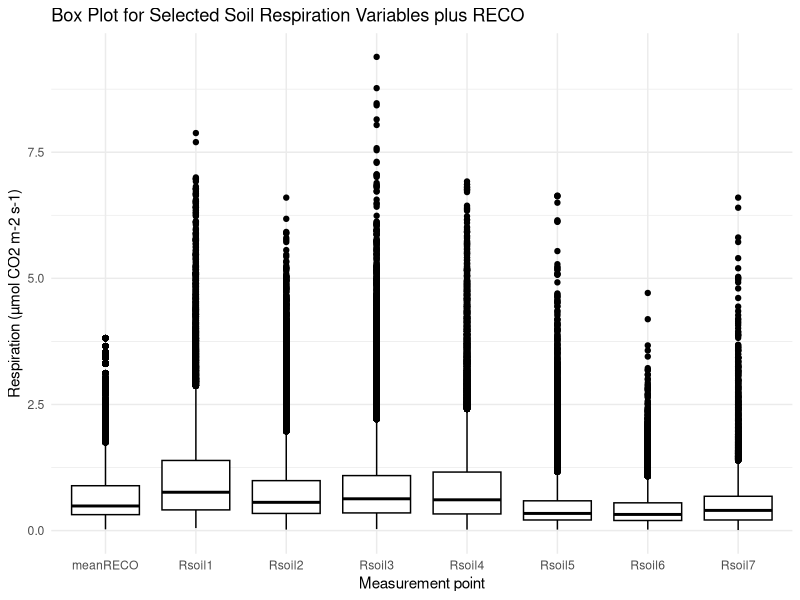
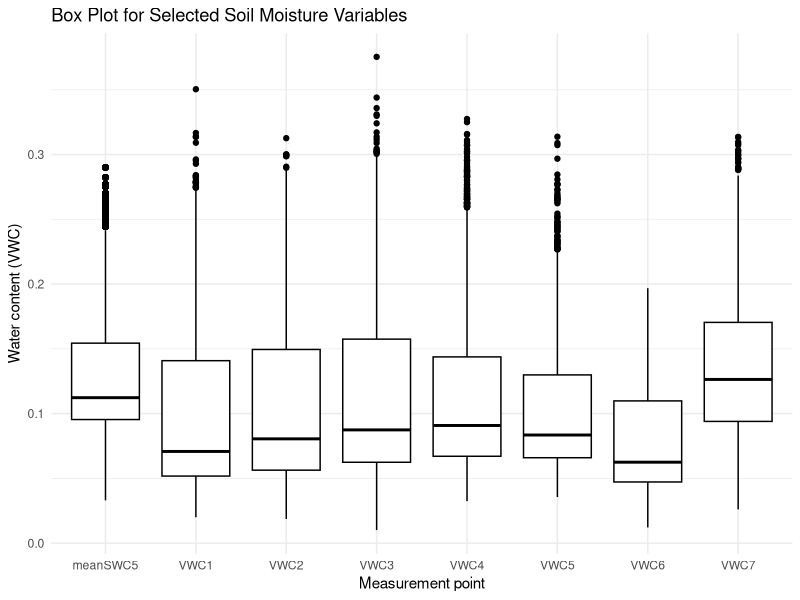
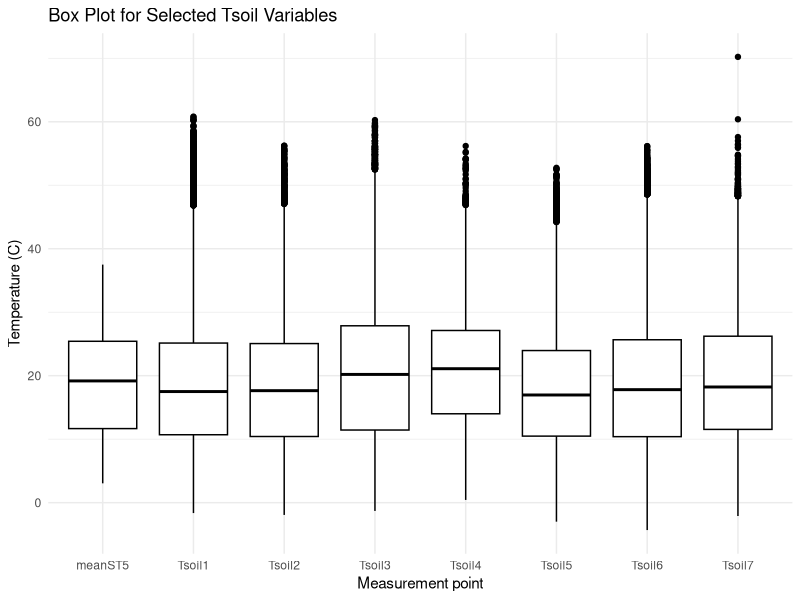
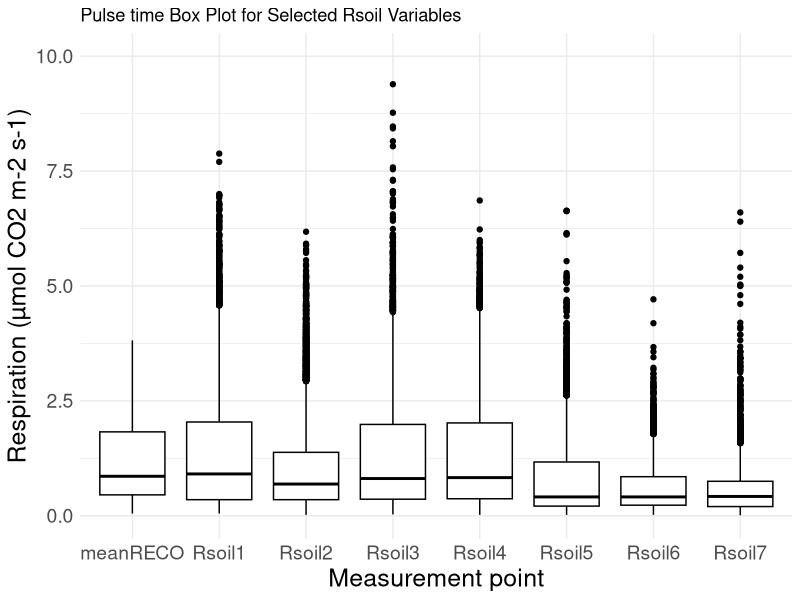
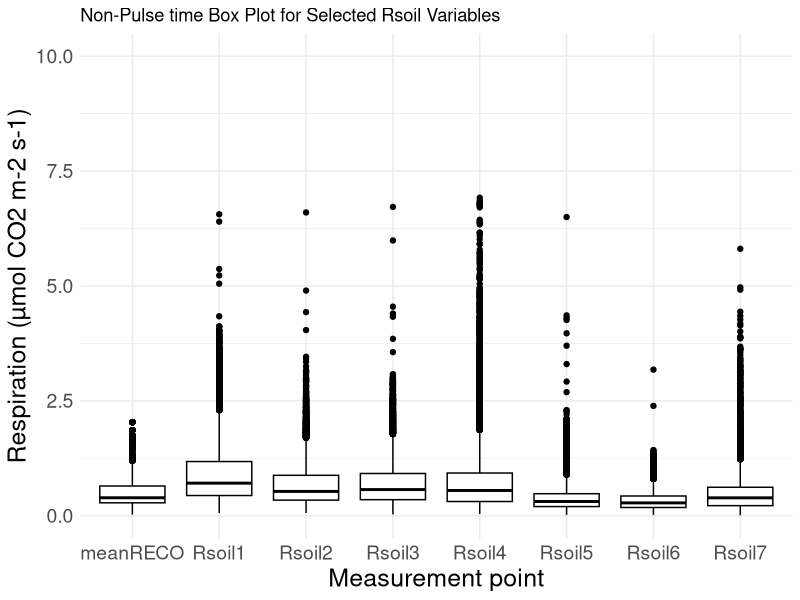
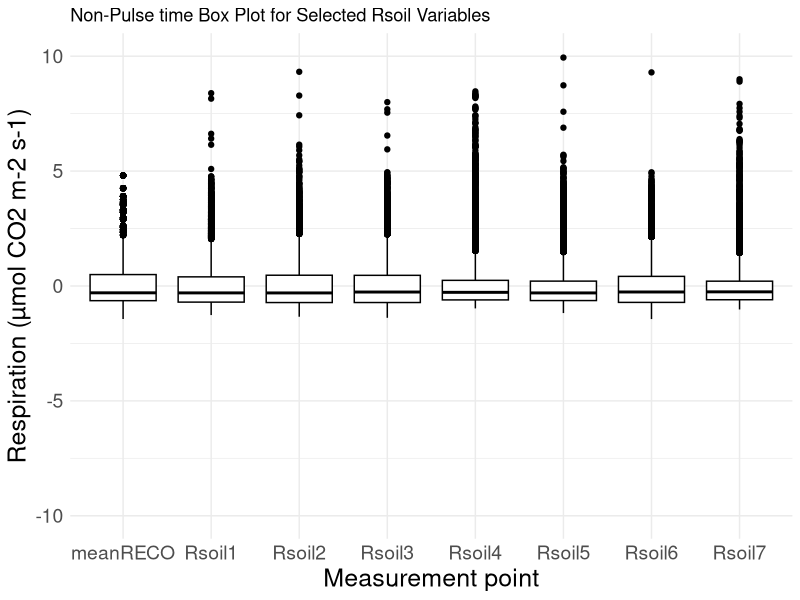

These charts were generated, in order, by the following R code: (Note: this script raises an error after producing the figures.)

library(dplyr)
library(tidyr)
library(tidyverse)
library(lubridate)
library(ggplot2)
library(units)

#Read TowerFlux data with information about pulse length in it

pulsedefinitions<- read.csv("data/years_sum1_DM.csv", 
                            header=TRUE, na.strings = "NaN") %>%
#retain only variables that I'm interested in.
    select(date,days_since_rain_event,max_pulse_duration, sum_R, meanSWC5, meanST5, meanGPP, meanRECO) %>%
  mutate(pulseIND = days_since_rain_event < max_pulse_duration)  %>%
  mutate(meanSWC5 = as.numeric(meanSWC5)/100) %>%
  mutate(meanST5 = as.numeric(meanST5))  %>%
  mutate(meanGPP = as.numeric(meanGPP))%>%
  #converting RECO into µmol_CO2_m2_s
  mutate(meanRECO = as.numeric(meanRECO)*(1 / 12) * (1 / 1e-6) * (1 / 86400)) 

#read soil chamber data provided by Russ Scott
CH_USWkg17_20 <- read.csv("data/KN_soil_resp17_20_longHead.csv", header=TRUE, na.strings="NaN", skip=0)
#check date format
CH_USWkg17_20$date = as.Date(paste(CH_USWkg17_20$Year+2000, CH_USWkg17_20$DOY, sep = "-"), format = "%Y-%j")

  # Merge data frames by date
Cham_USWKG_pulsedata <- CH_USWkg17_20 %>%
  left_join(mutate(pulsedefinitions, date = as.Date(date)), by = "date")

  
 RchamberVariables= colnames(Cham_USWKG_pulsedata)
 #column names of the orinal file contains non-standard labeling
 # [1] "date"                        "Year"                        "DOY"                        
 # [4] "Port.1Soil.Resp.um.co2.m2.s" "Port.1VWC"                   "Port.1Soil.Temp.deg.C"      
 # [7] "Port.2soil.respum.co2.m2.s"  "Port.2VWC"                   "Port.2Soil.Temp.deg.C"      
 # [10] "Port.3soil.respum.co2.m2.s"  "Port.3VWC"                   "Port.3Soil.Temp.deg.C"      
 # [13] "Port.4Soil.Resp.um.co2.m2.s" "Por4VWC"                     "Port.4Soil.Temp.deg.C"      
 # [16] "Port.5soil.respum.co2.m2.s"  "Port.5VWC"                   "Port.5Soil.Temp.deg.C"      
 # [19] "Port.6soil.respum.co2.m2.s"  "Port.6VWC"                   "Port.6Soil.Temp.deg.C"      
 # [22] "Port.7soil.respum.co2.m2.s"  "Port.7VWC"                   "Port.7Soil.Temp.deg.C"      
 # [25] "days_since_rain_event"       "max_pulse_duration"          "sum_R"                      
 # [28] "meanSWC5"                    "meanST5"                     "meanGPP"                    
 # [31] "pulseIND"
 
 #Create new column names
 #
 #.    WARNING THIS CHANGES THE COLUMN NAMES BASED ON THE ORDER THEY ARE READ
 #          CHECK THEM!
 
 newnames = c("Year",	"DOY",	"Rsoil1",	"VWC1",	"Tsoil1",	"Rsoil2",	"VWC2",	"Tsoil2",	
 "Rsoil3",	"VWC3",	"Tsoil3",	"Rsoil4",	"VWC4",	"Tsoil4",	 "Rsoil5",	"VWC5",	"Tsoil5",	
 "Rsoil6",	"VWC6",	"Tsoil6",	"Rsoil7",	"VWC7",	"Tsoil7","date",	"days_since_rain_event",
 "max_pulse_duration",	"sum_R",	"meanSWC5",	"meanST5",	"meanGPP", "meanRECO",	"pulseIND")
 
 
 column_units = list("years",	"days",	"µmol_CO2_m2_s",	"VWC",	"degC",	"µmol_CO2_m2_s",	"VWC",	"degC",
                     "µmol_CO2_m2_s",	 "VWC",	"degC",	"µmol_CO2_m2_s",	"VWC",	"degC",	"µmol_CO2_m2_s",	
                     "VWC",	"degC",	"µmol_CO2_m2_s",	"VWC",	"degC","days",	 "µmol_CO2_m2_s",	"VWC",	"degC",	
                     "days",	"days",	"mm",	"VWC",	"degC",	"gCmd","µmol_CO2_m2_s",	"TF")
 
 for (col in names(column_units)) {
   Cham_USWKG_pulsedata[[col]] <- set_units(Cham_USWKG_pulsedata[[col]], column_units[[col]])
 }
  
 colnames(Cham_USWKG_pulsedata) <- newnames
 
 Cham_USWKG_pulsedata <- Cham_USWKG_pulsedata %>%
   mutate(Rsoil1 = ifelse(Rsoil1 < 0, NA, Rsoil1),
          Rsoil1 = ifelse(is.na(Rsoil1), NA, Rsoil1),
          Rsoil2 = ifelse(Rsoil2 < 0, NA, Rsoil2),
          Rsoil2 = ifelse(is.na(Rsoil2), NA, Rsoil2),
          Rsoil3 = ifelse(Rsoil3 < 0, NA, Rsoil3),
          Rsoil3 = ifelse(is.na(Rsoil3), NA, Rsoil3),
          Rsoil4 = ifelse(Rsoil4 < 0, NA, Rsoil4),
          Rsoil4 = ifelse(is.na(Rsoil4), NA, Rsoil4),
          Rsoil5 = ifelse(Rsoil5 < 0, NA, Rsoil5),
          Rsoil5 = ifelse(is.na(Rsoil5), NA, Rsoil5),
          Rsoil6 = ifelse(Rsoil6 < 0, NA, Rsoil6),
          Rsoil6 = ifelse(is.na(Rsoil6), NA, Rsoil6),
          Rsoil7 = ifelse(Rsoil7 < 0, NA, Rsoil7),
          Rsoil7 = ifelse(is.na(Rsoil7), NA, Rsoil7))
 
 Cham_USWKG_PULSETIME <- Cham_USWKG_pulsedata[Cham_USWKG_pulsedata$days_since_rain_event <= Cham_USWKG_pulsedata$max_pulse_duration, ]
 Cham_USWKG_NON_PULSETIME <- Cham_USWKG_pulsedata[Cham_USWKG_pulsedata$days_since_rain_event > Cham_USWKG_pulsedata$max_pulse_duration, ]
 
 ####
 ## Chamber 1
 ####
 
 #PULSETIME set up columns to pull to run the model for chamber 1
 Cham1 <- c("meanGPP", "Rsoil1", "VWC1", "Tsoil1")
 subset_Cham1P_holes <- Cham_USWKG_PULSETIME[, Cham1]
 complete_rows <- complete.cases(subset_Cham1P_holes)
 subset_Cham1P = subset_Cham1P_holes[complete_rows, ]
 
 #PULSETIME Assign variables
 meanSWC5_P <- subset_Cham1P$VWC1
 meanST5_P <- subset_Cham1P$Tsoil1
 meanGPP_P <- subset_Cham1P$meanGPP
 GPPmax_P <- max(subset_Cham1P$meanGPP)
 
 # Fit model
 Param_model4_P_CH1 <- nls(Rsoil1 ~ Fref*((meanGPP_P/GPPmax_P +n)/1+n) *
                          (1-c4*(0.1-meanSWC5_P)^2)*exp(b4*meanST5_P), 
                        data = subset_Cham1P,
                        start = list(Fref=0.75, c4=56.54, b4=0.04, n=0.84),
                        control = nls.control(maxiter = 1000, minFactor = 0.01)
 )
 Summary_Model4_P_CH1 = summary(Param_model4_P_CH1)
 estimates_P_CH1 <- coef(Summary_Model4_P_CH1)
 
 #NON-PULSETIME set up columns to pull to run the model for chamber 1
 subset_Cham1NP_holes <- Cham_USWKG_NON_PULSETIME[, Cham1]
 complete_rowsNP <- complete.cases(subset_Cham1NP_holes)
 subset_Cham1NP = subset_Cham1NP_holes[complete_rowsNP, ]
 
 #NON-PULSETIME Assign variables
 meanSWC5_NP <- subset_Cham1NP$VWC1
 meanST5_NP <- subset_Cham1NP$Tsoil1
 meanGPP_NP <- subset_Cham1NP$meanGPP
 GPPmax_NP <- max(subset_Cham1NP$meanGPP)
 
 
 # Fit model
 Param_model4_NP_CH1 <- nls(Rsoil1 ~ Fref*((meanGPP_NP/GPPmax_NP +n)/1+n) *
                             (1-c4*(0.1-meanSWC5_NP)^2)*exp(b4*meanST5_NP), 
                           data = subset_Cham1NP,
                           start = list(Fref=0.75, c4=56.54, b4=0.04, n=0.84),
                           control = nls.control(maxiter = 1000, minFactor = 0.01)
 )
 Summary_Model4_NP_CH1 = summary(Param_model4_NP_CH1)
 estimates_NP_CH1 <- coef(Summary_Model4_NP_CH1)
 
#### Chamber 1 summaries
 Summary_Model4_NP_CH1
 Summary_Model4_P_CH1
 
  # 
  # # Create a directory to save the PNG files
  # dir.create("KN_Chamber_plot")
  #   # Loop through variables and plot each as a time series
  # for (col in names(Cham_USWKG_pulsedata)[-1]) {
  #   p <- ggplot(Cham_USWKG_pulsedata, aes(x = date, y = .data[[col]])) +
  #     geom_line() +
  #     labs(title = paste0("KNCham_time_", col))
  #   print(p)
  # 
  #   # Save plot as PNG
  #   filename <- paste0("KN_Chamber_plot/", col, ".png")
  #   ggsave(filename, plot = p)
  # }
  # 
  # for (col in names(Cham_USWKG_pulsedata)[-1]) {
  #   p <- ggplot(Cham_USWKG_pulsedata, aes(x = date, y = .data[[col]])) +
  #     geom_boxplot() +
  #     labs(title = paste0("KNCham_BOX_", col))
  #   print(p)
  # 
  #   # Save plot as PNG
  #   filename <- paste0("KN_Chamber_plot/", col, ".png")
  #   ggsave(filename, plot = p)
  # }
  # 
  
  # Select the 7 variables you want to plot
  RsoilPlot <- c("meanRECO", "Rsoil1", "Rsoil2", "Rsoil3", "Rsoil4", "Rsoil5", "Rsoil6", "Rsoil7")
    VWCPlot <- c("meanSWC5", "VWC1", "VWC2", "VWC3", "VWC4", "VWC5", "VWC6", "VWC7")
    TsoilPlot <- c("meanST5", "Tsoil1", "Tsoil2", "Tsoil3", "Tsoil4", "Tsoil5", "Tsoil6", "Tsoil7")
  
    # Subset the dataframe to include only the selected variables
    subset_Rsoil <- Cham_USWKG_pulsedata[, RsoilPlot]
    subset_VWC <- Cham_USWKG_pulsedata[, VWCPlot]
    subset_Tsoil <- Cham_USWKG_pulsedata[, TsoilPlot]
    
    
    
    # Convert the dataframe to long format using tidyr
    Rsoil_long <- gather(subset_Rsoil, key = "Variable", value = "Value")
    
    # Plot the box plot for the selected variables
    ggplot(Rsoil_long, aes(x = Variable, y = Value)) +
      geom_boxplot(fill = "white", color = "black") +
      labs(title = "Box Plot for Selected Soil Respiration Variables plus RECO",
           x = "Measurement point", y = "Respiration (µmol CO2 m-2 s-1)") +
      theme_minimal()
    
    VWC_long <- gather(subset_VWC, key = "Variable", value = "Value")
    
  
    # Plot the box plot for the selected variables
    ggplot(VWC_long, aes(x = Variable, y = Value)) +
      geom_boxplot(fill = "white", color = "black") +
      labs(title = "Box Plot for Selected Soil Moisture Variables",
           x = "Measurement point", y = "Water content (VWC)") +
      theme_minimal()
    
    
    Tsoil_long <- gather(subset_Tsoil, key = "Variable", value = "Value")
    
    # Plot the box plot for the selected variables
    ggplot(Tsoil_long, aes(x = Variable, y = Value)) +
      geom_boxplot(fill = "white", color = "black") +
      labs(title = "Box Plot for Selected Tsoil Variables",
           x = "Measurement point", y = "Temperature (C)") +
      theme_minimal()
  
  

  # Plot the box plot for the selected variables
  
  subset_Rsoil_pulse <- Cham_USWKG_PULSETIME[, RsoilPlot]
  # Convert the dataframe to long format using tidyr
  Rsoil_longP <- gather(subset_Rsoil_pulse, key = "Variable", value = "Value")
  
  ggplot(Rsoil_longP, aes(x = Variable, y = Value)) +
    geom_boxplot(fill = "white", color = "black") +
    labs(title = "Pulse time Box Plot for Selected Rsoil Variables",
         x = "Measurement point", y = "Respiration (µmol CO2 m-2 s-1)") +
    theme_minimal()+
    ylim(0, 10) +  # Set the y-axis limits
    theme(axis.title = element_text(size = 18),  # Adjust axis title size
          axis.text = element_text(size = 14))  # Adjust axis label size
   
  
  
  
  
  subset_Rsoil_NONpulse <- Cham_USWKG_NON_PULSETIME[, RsoilPlot]
  # Convert the dataframe to long format using tidyr
  Rsoil_longNP <- gather(subset_Rsoil_NONpulse, key = "Variable", value = "Value")
  
  ggplot(Rsoil_longNP, aes(x = Variable, y = Value)) +
    geom_boxplot(fill = "white", color = "black") +
    labs(title = "Non-Pulse time Box Plot for Selected Rsoil Variables",
         x = "Measurement point", y = "Respiration (µmol CO2 m-2 s-1)") +
    theme_minimal()+
    ylim(0, 10) +  # Set the y-axis limits
    theme(axis.title = element_text(size = 18),  # Adjust axis title size
          axis.text = element_text(size = 14))  # Adjust axis label size
  
  
  subset_Rsoil_NONpulse_z_scores <- as.data.frame(lapply(subset_Rsoil_NONpulse, scale))
  
  
  # Convert the dataframe to long format using tidyr 
  long_Rsoil_NONpulse_z_scores <- gather(subset_Rsoil_NONpulse_z_scores, key = "Variable", value = "Value")
  
  ggplot(long_Rsoil_NONpulse_z_scores, aes(x = Variable, y = Value)) +
    geom_boxplot(fill = "white", color = "black") +
    labs(title = "Non-Pulse time Box Plot for Selected Rsoil Variables",
         x = "Measurement point", y = "Respiration (µmol CO2 m-2 s-1)") +
    theme_minimal()+
    ylim(-10, 10) +  # Set the y-axis limits
    theme(axis.title = element_text(size = 18),  # Adjust axis title size
          axis.text = element_text(size = 14))  # Adjust axis label size
  
  # # Apply scale() to calculate z-scores for the selected columns
  # Rsoil_NONpulse_z_scores <- df
  # df_z_scores[selected_columns] <- lapply(df[selected_columns], scale, na.rm = TRUE)
  
  
  
Cham_USWKG_pulsedata$meanRsoil <- rowMeans(Cham_USWKG_pulsedata[c('Rsoil1','Rsoil2',
                                                          'Rsoil3','Rsoil4',
                                                          'Rsoil5','Rsoil6','Rsoil7')],na.rm = TRUE)
Cham_USWKG_pulsedata$DOY1 <- round(Cham_USWKG_pulsedata$Year, digits = 0)

Cham_USWKG_PULSETIME <- Cham_USWKG_pulsedata[Cham_USWKG_pulsedata$days_since_rain_event <= Cham_USWKG_pulsedata$max_pulse_duration, ]
Cham_USWKG_NON_PULSETIME <- Cham_USWKG_pulsedata[Cham_USWKG_pulsedata$days_since_rain_event > Cham_USWKG_pulsedata$max_pulse_duration, ]  


#### Graphs with GPP and Reco #######
Cham_USWKG_PULSETIME %>%
  ggplot(aes(x=meanGPP, y = meanRsoil))+
  geom_point(shape=1)+
  theme_bw()+
  theme(text = element_text(size = 15))+
  stat_regline_equation(aes(label = paste(..eq.label..,..rr.label.., sep = "~~~~")))+
  stat_smooth(method = "lm",formula = y ~ x ,size = 1)

Cham_USWKG_NON_PULSETIME %>%
  ggplot(aes(x=meanGPP, y = meanRsoil))+
  geom_point(shape=1)+
  theme_bw()+
  theme(text = element_text(size = 15))+
  stat_regline_equation(aes(label = paste(..eq.label..,..rr.label.., sep = "~~~~")))+
  stat_smooth(method = "lm",formula = y ~ x ,size = 1)

Cham_USWKG_pulsedata %>%
  ggplot(aes(x=meanGPP, y = meanRsoil))+
  geom_point(shape=1)+
  theme_bw()+
  theme(text = element_text(size = 15))+
  stat_regline_equation(aes(label = paste(..eq.label..,..rr.label.., sep = "~~~~")))+
  stat_smooth(method = "lm",formula = y ~ x ,size = 1)


###### Make Summary for 3 df ######### We need GPP, date, Rsoil
Cham_mean <- Cham_USWKG_pulsedata %>%
  group_by(date) %>%
  summarise(meanGPP = mean (meanGPP, na.rm=TRUE),
            meanRsoil = mean(meanRsoil, na.rm = TRUE))

Cham_meanPulse <- Cham_USWKG_PULSETIME %>%
  group_by(date) %>%
  summarise(meanGPP = mean (meanGPP, na.rm=TRUE),
            meanRsoil = mean(meanRsoil, na.rm = TRUE))
  
Cham_meanPulseNon <- Cham_USWKG_NON_PULSETIME %>%
  group_by(date) %>%
  summarise(meanGPP = mean (meanGPP, na.rm=TRUE),
            meanRsoil = mean(meanRsoil, na.rm = TRUE))


Cham_mean %>%
  ggplot(aes(x=meanGPP, y = meanRsoil))+
  geom_point(shape=1)+
  theme_bw()+
  theme(text = element_text(size = 15))+
  stat_regline_equation(aes(label = paste(..eq.label..,..rr.label.., sep = "~~~~")))+
  stat_smooth(method = "lm",formula = y ~ x ,size = 1)

Cham_meanPulse %>%
  ggplot(aes(x=meanGPP, y = meanRsoil))+
  geom_point(shape=1)+
  theme_bw()+
  theme(text = element_text(size = 15))+
  stat_regline_equation(aes(label = paste(..eq.label..,..rr.label.., sep = "~~~~")))+
  stat_smooth(method = "lm",formula = y ~ x ,size = 1)

Cham_meanPulseNon %>%
  ggplot(aes(x=meanGPP, y = meanRsoil))+
  geom_point(shape=1)+
  theme_bw()+
  theme(text = element_text(size = 15))+
  stat_regline_equation(aes(label = paste(..eq.label..,..rr.label.., sep = "~~~~")))+
  stat_smooth(method = "lm",formula = y ~ x ,size = 1)
